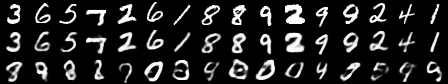

Generate this figure with Python:
import os
import tensorflow as tf
import numpy as np
from tensorflow import keras
from PIL import Image
from matplotlib import pyplot as plt


tf.random.set_seed(22)
np.random.seed(22)
os.environ['TF_CPP_MIN_LOG_LEVEL'] = '2'
assert tf.__version__.startswith('2.')

# load mnist from keras
(x_train, y_train), (x_test, y_test) = keras.datasets.mnist.load_data()
x_train, x_test = x_train.astype(np.float32)/255., x_test.astype(np.float32)/255.

# hyper parameters
new_im = Image.new('L', (448, 84))
image_size = 28*28
h_dim = 512
z_dim = 20
num_epochs = 10
batch_size = 100
learning_rate = 1e-3


class VAE(tf.keras.Model):
    def __init__(self):
        super(VAE, self).__init__()
        # input => h
        self.fc1 = keras.layers.Dense(h_dim,)
        self.dropout = keras.layers.Dropout(0.2)
        # h => mu and variance
        self.fc2 = keras.layers.Dense(z_dim)
        self.fc3 = keras.layers.Dense(z_dim)
        # sampled z => h
        self.fc4 = keras.layers.Dense(h_dim)
        # h => image
        self.fc5 = keras.layers.Dense(image_size)

    def encode(self, x):
        h = tf.nn.tanh(self.fc1(x))
        h = self.dropout(h)
        # mu, log_variance
        return self.fc2(h), self.fc3(h)

    #  calculate mean and std var, then use gaussian to produce z
    def reparameterize(self, mu, log_var):
        std = tf.exp(log_var * 0.5)
        eps = tf.random.normal(std.shape)
        return mu + eps * std

    # decode function
    def decode_logits(self, z):
        h = tf.nn.relu(self.fc4(z))
        return self.fc5(h)

    # activation after decode
    def decode(self, z):
        return tf.nn.sigmoid(self.decode_logits(z))

    def call(self, inputs, training=None, mask=None):
        # encoder
        mu, log_var = self.encode(inputs)
        # sample
        z = self.reparameterize(mu, log_var)
        # decode
        x_reconstructed_logits = self.decode_logits(z)

        return x_reconstructed_logits, mu, log_var


model = VAE()
model.build(input_shape=(4, image_size))
model.summary()
optimizer = keras.optimizers.Adam(learning_rate)

# pre-processing
dataset = tf.data.Dataset.from_tensor_slices(x_train)
dataset = dataset.shuffle(batch_size * 5).batch(batch_size)
num_batches = x_train.shape[0] // batch_size

# train
for epoch in range(num_epochs):
    for step, x in enumerate(dataset):
        x = tf.reshape(x, [-1, image_size])
        with tf.GradientTape() as tape:
            # VAE forward
            x_reconstruction_logits, mu, log_var = model(x)
            # calculate reconstruction loss
            reconstruction_loss = tf.nn.sigmoid_cross_entropy_with_logits(labels=x, logits=x_reconstruction_logits)
            reconstruction_loss = tf.reduce_sum(reconstruction_loss) / batch_size
            # Calculate the divergence between two gaussian distributions KL
            # the first is an unknown gaussian distribution
            # the second is N (0,1) distribution
            kl_div = - 0.5 * tf.reduce_sum(1. + log_var - tf.square(mu) - tf.exp(log_var), axis=-1)
            kl_div = tf.reduce_mean(kl_div)
            # loss = KL divergence + reconstruction loss
            loss = kl_div + tf.reduce_mean(reconstruction_loss)
            gradients = tape.gradient(loss, model.trainable_variables)
            # gradient clip
            for g in gradients:
                tf.clip_by_norm(g, 15)
            optimizer.apply_gradients(zip(gradients, model.trainable_variables))
            if (step + 1) % 50 == 0:
                print("Epoch[{}/{}], Step [{}/{}], Reconst Loss: {:.4f}, KL Div: {:.4f}"
                      .format(epoch + 1, num_epochs, step + 1, num_batches, float(reconstruction_loss), float(kl_div)))

    out_logits, _, _ = model(x[:16])
    out = tf.nn.sigmoid(out_logits)  # out is just the logits, use sigmoid
    out = tf.reshape(out, [-1, 28, 28]).numpy() * 255
    out = out.astype(np.uint8)
    # print(out.shape)
    x = tf.reshape(x[:16], [-1, 28, 28]).numpy() * 255
    x = x.astype(np.uint8)
    # print(x.shape)
    index = 0
    for i in range(0, 448, 28):
        im = x[index]
        im = Image.fromarray(im, mode='L')
        new_im.paste(im, (i, 0))
        index += 1

    # x_concat = tf.concat([x, out], axis=0).numpy() * 255.
    # x_concat = x_concat.astype(np.uint8)
    # print(x_concat.shape)

    index = 0
    for i in range(0, 448, 28):
        im = out[index]
        im = Image.fromarray(im, mode='L')
        new_im.paste(im, (i, 28))
        index += 1

    # generate new image
    z = tf.random.normal((16, z_dim))
    out = model.decode(z)
    out = tf.reshape(out, [-1, 28, 28]).numpy() * 255
    out = out.astype(np.uint8)

    index = 0
    for i in range(0, 448, 28):
        im = out[index]
        im = Image.fromarray(im, mode='L')
        new_im.paste(im, (i, 56))
        index += 1

    # new_im.save('images/vae_triple_epoch_%d.png' % (epoch + 1))
    new_im.save('homework7_llin_tanh_dropout.png')
    plt.imshow(np.asarray(new_im))
    plt.show()
    print('New images saved !')
